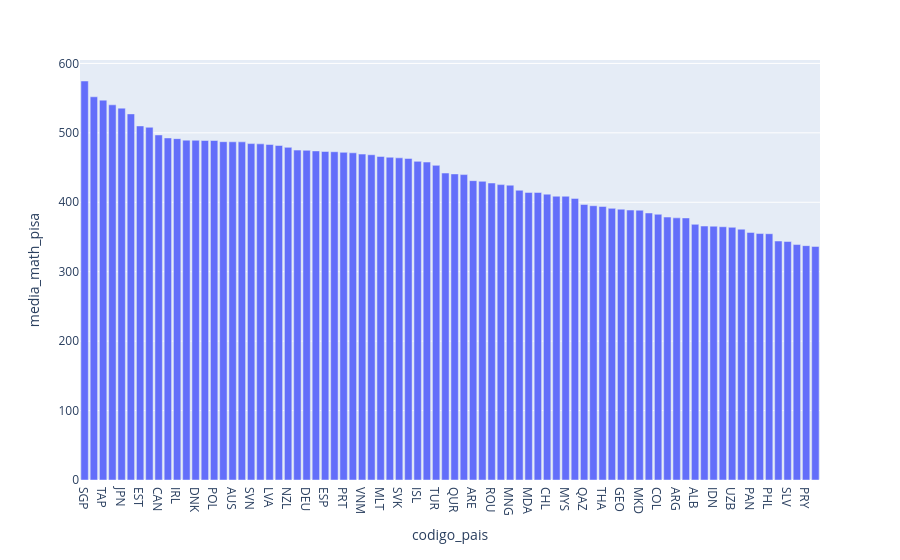

The notebook cell saved with this chart:
### Code cell
fig.show()

### Figure 1 — Plotly figure (JSON) as saved in the notebook; plotly's stock layout.template omitted (floating-point values rounded to 4 significant figures)
{"data": [{"hovertemplate": "codigo_pais=%{x}<br>media_math_pisa=%{y}<extra></extra>", "legendgroup": "", "marker": {"color": "#636efa", "pattern": {"shape": ""}}, "name": "", "orientation": "v", "showlegend": false, "textposition": "auto", "type": "bar", "x": ["SGP", "MAC", "TAP", "HKG", "JPN", "KOR", "EST", "CHE", "CAN", "NLD", "IRL", "BEL", "DNK", "GBR", "POL", "AUT", "AUS", "CZE", "SVN", "FIN", "LVA", "SWE", "NZL", "LTU", "DEU", "FRA", "ESP", "HUN", "PRT", "ITA", "VNM", "NOR", "MLT", "USA", "SVK", "HRV", "ISL", "ISR", "TUR", "BRN", "QUR", "SRB", "ARE", "GRC", "ROU", "KAZ", "MNG", "BGR", "MDA", "QAT", "CHL", "URY", "MYS", "MNE", "QAZ", "MEX", "THA", "PER", "GEO", "SAU", "MKD", "CRI", "COL", "BRA", "ARG", "JAM", "ALB", "PSE", "IDN", "MAR", "UZB", "JOR", "PAN", "KSV", "PHL", "GTM", "SLV", "DOM", "PRY", "KHM"], "xaxis": "x", "y": [574.7, 551.9, 547.1, 540.4, 535.6, 527.3, 509.9, 508.0, 496.9, 492.7, 491.6, 489.5, 489.3, 489.0, 489.0, 487.3, 487.1, 487.0, 484.5, 484.1, 483.2, 481.8, 479.1, 475.1, 474.8, 473.9, 473.1, 472.8, 471.9, 471.3, 469.4, 468.4, 466.0, 464.9, 464.0, 463.1, 458.9, 457.9, 453.2, 442.1, 440.8, 439.9, 431.1, 430.1, 427.8, 425.4, 424.6, 417.3, 414.2, 414.1, 411.7, 408.7, 408.7, 405.6, 396.9, 395.0, 393.9, 391.2, 390.0, 388.8, 388.6, 384.6, 382.7, 378.7, 377.5, 377.4, 368.2, 365.7, 365.5, 364.8, 363.9, 361.2, 356.6, 355.0, 354.7, 344.2, 343.5, 339.1, 337.5, 336.4], "yaxis": "y"}], "layout": {"barmode": "relative", "legend": {"tracegroupgap": 0}, "margin": {"t": 60}, "xaxis": {"anchor": "y", "domain": [0, 1], "title": {"text": "codigo_pais"}}, "yaxis": {"anchor": "x", "domain": [0, 1], "title": {"text": "media_math_pisa"}}}}
